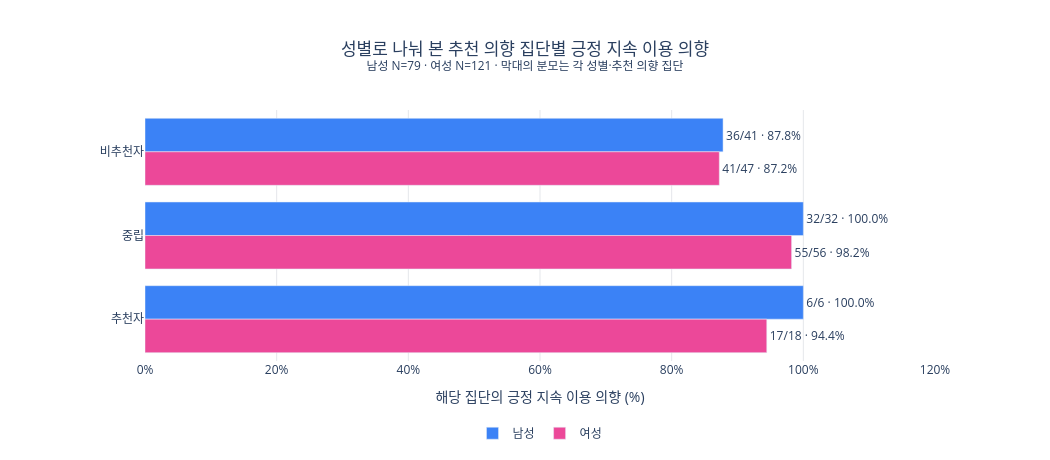

Write notebook code for a chart like this one.
### Markdown cell above
#### 성별 세부 비교

플랫폼 사용자 200명을 남성·여성으로 나눠 같은 추천 의향 집단의 긍정 지속 이용 의향을 살펴본다. 전체 결과의 패턴을 성별 집단에서 살펴보는 세부 비교다.

### Code cell
# 전체 분석에 사용한 SQL 뷰에서 성별과 채널 라벨만 연결한다.
gender_ref = pd.read_sql(
    'SELECT user_id, gender, discovery_label, influence_label FROM final_survey_semantic',
    engine,
)
assert gender_ref['user_id'].is_unique and len(gender_ref) == int(population['cleaned'])
assert gender_ref['gender'].value_counts().to_dict() == {'여성': 140, '남성': 126}
gender_key = gender_ref[['user_id', 'gender']]
users_gender = users.merge(gender_key, on='user_id', validate='one_to_one')
buyers_gender = buyers.merge(gender_key, on='user_id', validate='one_to_one')
q13_gender = q13.merge(gender_key, on='user_id', validate='many_to_one')
q18_gender = q18.merge(gender_key, on='user_id', validate='many_to_one')
GENDERS = ['남성', '여성']
GENDER_COLORS = {'남성': COLORS['view'], '여성': '#EC4899'}

def n_n_pct(n, denominator):
    return f'{int(n)}/{int(denominator)} · {n / denominator:.1%}'

assert len(users_gender) == len(users) == 200
assert len(buyers_gender) == len(buyers) == 191
assert q13_gender['user_id'].nunique() == 200
assert q18_gender['user_id'].nunique() == 92

h1_rows = []
rho_rows = []
for gender in GENDERS:
    subset = users_gender.loc[users_gender['gender'].eq(gender)]
    rho = stats.spearmanr(subset['nps'], subset['continue_score']).statistic
    rho_rows.append([gender, len(subset), rho])
    for segment in segment_order:
        group = subset.loc[subset['nps_segment'].eq(segment)]
        positive = int(group['is_retain_positive'].sum())
        denominator = len(group)
        assert denominator > 0
        h1_rows.append([gender, segment, positive, denominator,
                        positive / denominator * 100, n_n_pct(positive, denominator)])
h1_gender = pd.DataFrame(h1_rows, columns=['성별', '추천 의향 집단', '긍정 응답', '집단 N', '긍정률(%)', 'n/N · %'])
h1_rho_gender = pd.DataFrame(rho_rows, columns=['성별', '플랫폼 사용자 N', 'Spearman ρ'])
assert h1_gender['집단 N'].sum() == len(users)
assert h1_gender.groupby('추천 의향 집단')['긍정 응답'].sum().reindex(segment_order).tolist() == cross['긍정 지속 의향'].tolist()
display(h1_gender[['성별', '추천 의향 집단', 'n/N · %']])
display(h1_rho_gender.round({'Spearman ρ': 3}))

fig = go.Figure()
for gender in GENDERS:
    part = h1_gender.loc[h1_gender['성별'].eq(gender)].set_index('추천 의향 집단').reindex(segment_order)
    fig.add_trace(go.Bar(
        y=segment_order, x=part['긍정률(%)'], orientation='h', name=gender,
        marker_color=GENDER_COLORS[gender], text=part['n/N · %'], textposition='outside',
        customdata=part['n/N · %'],
        hovertemplate='%{y}<br>' + gender + ' %{customdata}<extra></extra>',
    ))
fig.update_layout(
    barmode='group',
    title=dict(text=f'성별로 나눠 본 추천 의향 집단별 긍정 지속 이용 의향<br><sup>남성 N={int(users_gender["gender"].eq("남성").sum())} · 여성 N={int(users_gender["gender"].eq("여성").sum())} · 막대의 분모는 각 성별·추천 의향 집단</sup>', x=0.5),
    xaxis=dict(title='해당 집단의 긍정 지속 이용 의향 (%)', range=[0, 120], gridcolor='#E5E7EB', ticksuffix='%'),
    yaxis=dict(autorange='reversed'),
    paper_bgcolor='white', plot_bgcolor='white',
    legend=dict(orientation='h', x=0.5, xanchor='center', y=-0.23),
    height=460, width=1050, margin=dict(l=145, r=115, t=110, b=85),
)
fig.show()

### Figure 1 — Plotly figure (JSON) as saved in the notebook; plotly's stock layout.template omitted (floating-point values rounded to 4 significant figures)
{"data": [{"customdata": ["36/41 · 87.8%", "32/32 · 100.0%", "6/6 · 100.0%"], "hovertemplate": "%{y}<br>남성 %{customdata}<extra></extra>", "marker": {"color": "#3B82F6"}, "name": "남성", "orientation": "h", "text": ["36/41 · 87.8%", "32/32 · 100.0%", "6/6 · 100.0%"], "textposition": "outside", "type": "bar", "x": [87.8, 100.0, 100.0], "y": ["비추천자", "중립", "추천자"]}, {"customdata": ["41/47 · 87.2%", "55/56 · 98.2%", "17/18 · 94.4%"], "hovertemplate": "%{y}<br>여성 %{customdata}<extra></extra>", "marker": {"color": "#EC4899"}, "name": "여성", "orientation": "h", "text": ["41/47 · 87.2%", "55/56 · 98.2%", "17/18 · 94.4%"], "textposition": "outside", "type": "bar", "x": [87.23, 98.21, 94.44], "y": ["비추천자", "중립", "추천자"]}], "layout": {"barmode": "group", "height": 460, "legend": {"orientation": "h", "x": 0.5, "xanchor": "center", "y": -0.23}, "margin": {"b": 85, "l": 145, "r": 115, "t": 110}, "paper_bgcolor": "white", "plot_bgcolor": "white", "title": {"text": "성별로 나눠 본 추천 의향 집단별 긍정 지속 이용 의향<br><sup>남성 N=79 · 여성 N=121 · 막대의 분모는 각 성별·추천 의향 집단</sup>", "x": 0.5}, "width": 1050, "xaxis": {"gridcolor": "#E5E7EB", "range": [0, 120], "ticksuffix": "%", "title": {"text": "해당 집단의 긍정 지속 이용 의향 (%)"}}, "yaxis": {"autorange": "reversed"}}}
